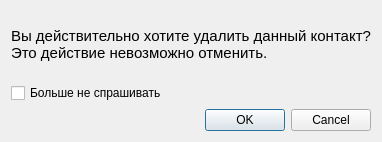
<?xml version="1.0" encoding="UTF-8"?>
<ui version="4.0">
 <class>DeleteDialog</class>
 <widget class="QDialog" name="DeleteDialog">
  <property name="geometry">
   <rect>
    <x>0</x>
    <y>0</y>
    <width>381</width>
    <height>142</height>
   </rect>
  </property>
  <property name="windowTitle">
   <string>Удаление</string>
  </property>
  <property name="windowIcon">
   <iconset resource="../../Resources/MainIcons.qrc">
    <normaloff>:/icons/mainIcon/Icons/MainIcons/table.svg</normaloff>:/icons/mainIcon/Icons/MainIcons/table.svg</iconset>
  </property>
  <layout class="QVBoxLayout" name="verticalLayout">
   <item>
    <widget class="QLabel" name="DeleteMessage">
     <property name="font">
      <font>
       <pointsize>11</pointsize>
      </font>
     </property>
     <property name="text">
      <string>Вы действительно хотите удалить данный контакт?
Это действие невозможно отменить.</string>
     </property>
    </widget>
   </item>
   <item>
    <widget class="QCheckBox" name="ConfigCheck">
     <property name="text">
      <string>Больше не спрашивать</string>
     </property>
    </widget>
   </item>
   <item>
    <widget class="QDialogButtonBox" name="buttonBox">
     <property name="orientation">
      <enum>Qt::Horizontal</enum>
     </property>
     <property name="standardButtons">
      <set>QDialogButtonBox::Cancel|QDialogButtonBox::Ok</set>
     </property>
    </widget>
   </item>
  </layout>
 </widget>
 <resources>
  <include location="../../Resources/MainIcons.qrc"/>
 </resources>
 <connections>
  <connection>
   <sender>buttonBox</sender>
   <signal>accepted()</signal>
   <receiver>DeleteDialog</receiver>
   <slot>accept()</slot>
   <hints>
    <hint type="sourcelabel">
     <x>248</x>
     <y>254</y>
    </hint>
    <hint type="destinationlabel">
     <x>157</x>
     <y>274</y>
    </hint>
   </hints>
  </connection>
  <connection>
   <sender>buttonBox</sender>
   <signal>rejected()</signal>
   <receiver>DeleteDialog</receiver>
   <slot>reject()</slot>
   <hints>
    <hint type="sourcelabel">
     <x>316</x>
     <y>260</y>
    </hint>
    <hint type="destinationlabel">
     <x>286</x>
     <y>274</y>
    </hint>
   </hints>
  </connection>
 </connections>
</ui>
